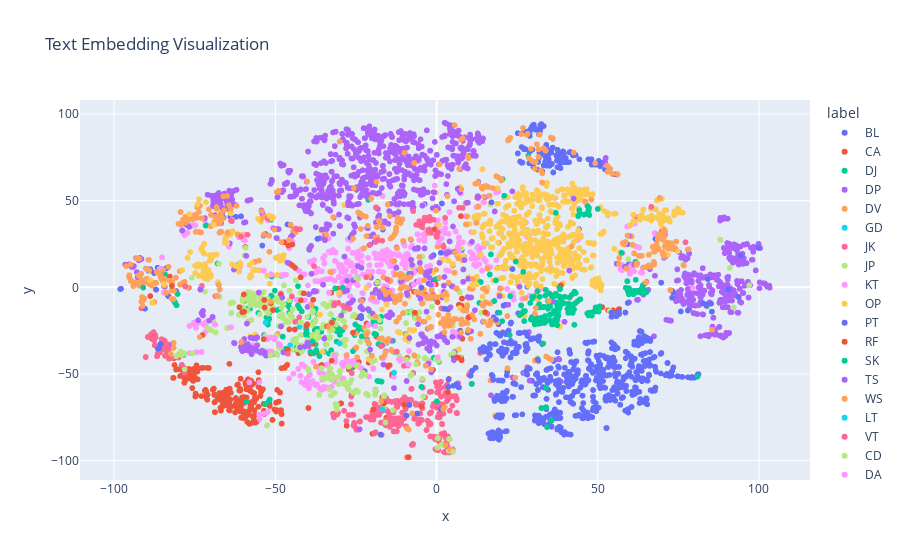

The notebook cell this image was saved under:
### Code cell
fig = px.scatter(
    tsne_df, x='x', y='y',
    color='label',
    title = 'Text Embedding Visualization'
)
fig.show()

### Figure 1 — Plotly figure (JSON) as saved in the notebook; plotly's stock layout.template omitted (floating-point values rounded to 4 significant figures; data arrays with more than 128 entries replaced by an {"elided": "..."} marker saying what was removed)
{"data": [{"hovertemplate": "label=BL<br>x=%{x}<br>y=%{y}<extra></extra>", "legendgroup": "BL", "marker": {"color": "#636efa", "symbol": "circle"}, "mode": "markers", "name": "BL", "showlegend": true, "type": "scattergl", "x": {"elided": "219 float values"}, "xaxis": "x", "y": {"elided": "219 float values"}, "yaxis": "y"}, {"hovertemplate": "label=CA<br>x=%{x}<br>y=%{y}<extra></extra>", "legendgroup": "CA", "marker": {"color": "#EF553B", "symbol": "circle"}, "mode": "markers", "name": "CA", "showlegend": true, "type": "scattergl", "x": {"elided": "335 float values"}, "xaxis": "x", "y": {"elided": "335 float values"}, "yaxis": "y"}, {"hovertemplate": "label=DJ<br>x=%{x}<br>y=%{y}<extra></extra>", "legendgroup": "DJ", "marker": {"color": "#00cc96", "symbol": "circle"}, "mode": "markers", "name": "DJ", "showlegend": true, "type": "scattergl", "x": {"elided": "188 float values"}, "xaxis": "x", "y": {"elided": "188 float values"}, "yaxis": "y"}, {"hovertemplate": "label=DP<br>x=%{x}<br>y=%{y}<extra></extra>", "legendgroup": "DP", "marker": {"color": "#ab63fa", "symbol": "circle"}, "mode": "markers", "name": "DP", "showlegend": true, "type": "scattergl", "x": {"elided": "418 float values"}, "xaxis": "x", "y": {"elided": "418 float values"}, "yaxis": "y"}, {"hovertemplate": "label=DV<br>x=%{x}<br>y=%{y}<extra></extra>", "legendgroup": "DV", "marker": {"color": "#FFA15A", "symbol": "circle"}, "mode": "markers", "name": "DV", "showlegend": true, "type": "scattergl", "x": [0.2882, 5.095, -46.24, 9.071, -49.27, 11.68, 9.01, 60.5, 11.68, 1.597, -25.05, 20.97, 1.599, 21.01, -5.109, -28.4, -38.56, -22.44, -0.9535], "xaxis": "x", "y": [23.42, 12.52, -44.48, 40.95, -26.83, -18.49, 48.67, 29.36, -18.49, 24.15, -26.68, 11.24, 24.1, 12.24, 35.58, -22.94, -14.67, -23.19, 31.31], "yaxis": "y"}, {"hovertemplate": "label=GD<br>x=%{x}<br>y=%{y}<extra></extra>", "legendgroup": "GD", "marker": {"color": "#19d3f3", "symbol": "circle"}, "mode": "markers", "name": "GD", "showlegend": true, "type": "scattergl", "x": [-53.0, -62.85, -34.97, -45.38, -42.5], "xaxis": "x", "y": [-20.37, -32.03, -37.04, -33.38, -22.81], "yaxis": "y"}, {"hovertemplate": "label=JK<br>x=%{x}<br>y=%{y}<extra></extra>", "legendgroup": "JK", "marker": {"color": "#FF6692", "symbol": "circle"}, "mode": "markers", "name": "JK", "showlegend": true, "type": "scattergl", "x": {"elided": "390 float values"}, "xaxis": "x", "y": {"elided": "390 float values"}, "yaxis": "y"}, {"hovertemplate": "label=JP<br>x=%{x}<br>y=%{y}<extra></extra>", "legendgroup": "JP", "marker": {"color": "#B6E880", "symbol": "circle"}, "mode": "markers", "name": "JP", "showlegend": true, "type": "scattergl", "x": {"elided": "327 float values"}, "xaxis": "x", "y": {"elided": "327 float values"}, "yaxis": "y"}, {"hovertemplate": "label=KT<br>x=%{x}<br>y=%{y}<extra></extra>", "legendgroup": "KT", "marker": {"color": "#FF97FF", "symbol": "circle"}, "mode": "markers", "name": "KT", "showlegend": true, "type": "scattergl", "x": {"elided": "706 float values"}, "xaxis": "x", "y": {"elided": "706 float values"}, "yaxis": "y"}, {"hovertemplate": "label=OP<br>x=%{x}<br>y=%{y}<extra></extra>", "legendgroup": "OP", "marker": {"color": "#FECB52", "symbol": "circle"}, "mode": "markers", "name": "OP", "showlegend": true, "type": "scattergl", "x": {"elided": "863 float values"}, "xaxis": "x", "y": {"elided": "863 float values"}, "yaxis": "y"}, {"hovertemplate": "label=PT<br>x=%{x}<br>y=%{y}<extra></extra>", "legendgroup": "PT", "marker": {"color": "#636efa", "symbol": "circle"}, "mode": "markers", "name": "PT", "showlegend": true, "type": "scattergl", "x": {"elided": "831 float values"}, "xaxis": "x", "y": {"elided": "831 float values"}, "yaxis": "y"}, {"hovertemplate": "label=RF<br>x=%{x}<br>y=%{y}<extra></extra>", "legendgroup": "RF", "marker": {"color": "#EF553B", "symbol": "circle"}, "mode": "markers", "name": "RF", "showlegend": true, "type": "scattergl", "x": [-8.617, -35.61, -44.59, -48.09, -44.7, -71.2, 7.55, -71.09, -25.91, -43.9, -45.62, -45.5, -10.08, -47.06, -1.095, -32.52, -38.19, -9.164, -72.6, -53.44, -46.1, -42.16, -47.16, -27.88, -46.38, -19.63, 10.1, -51.43, -28.64, -53.61, -41.2, -48.3, -60.19, -53.33, -7.228, -42.08, -38.25, -32.44, -33.93, -59.76, -14.6, -59.71, -40.12, -44.84, -38.28, -50.73, -16.31, -40.42, 38.59, -6.717, -43.94, 7.956, -61.09, -29.6, -4.69, 9.816, -16.79, -43.94, -32.44, 10.16, -39.73, -47.3, -27.17, -39.73, -15.12, -27.17, -45.64, -15.12, -45.95, -45.65, -0.6431], "xaxis": "x", "y": [-98.04, -44.83, 12.44, -46.69, 24.72, -64.66, 41.08, -64.85, -26.19, 11.29, 13.76, 13.62, -67.9, -46.56, -47.66, -42.29, -32.44, -40.88, -27.61, -7.307, -35.93, 5.754, -46.34, -79.85, -44.9, -70.49, -17.13, -9.173, -55.63, -29.94, -3.499, -3.917, -14.37, -11.69, -49.48, -7.48, -7.185, -20.43, -22.57, -4.116, -5.451, -14.08, -21.34, 12.78, -7.185, -13.13, -66.99, -22.28, 1.162, -14.64, -24.35, -29.53, -11.52, -66.97, -68.72, -17.54, -63.44, -24.35, -20.43, -17.08, -69.67, 25.95, -47.42, -69.68, -45.39, -47.42, -24.29, -45.3, 24.04, -24.29, 33.42], "yaxis": "y"}, {"hovertemplate": "label=SK<br>x=%{x}<br>y=%{y}<extra></extra>", "legendgroup": "SK", "marker": {"color": "#00cc96", "symbol": "circle"}, "mode": "markers", "name": "SK", "showlegend": true, "type": "scattergl", "x": {"elided": "245 float values"}, "xaxis": "x", "y": {"elided": "245 float values"}, "yaxis": "y"}, {"hovertemplate": "label=TS<br>x=%{x}<br>y=%{y}<extra></extra>", "legendgroup": "TS", "marker": {"color": "#ab63fa", "symbol": "circle"}, "mode": "markers", "name": "TS", "showlegend": true, "type": "scattergl", "x": {"elided": "1224 float values"}, "xaxis": "x", "y": {"elided": "1224 float values"}, "yaxis": "y"}, {"hovertemplate": "label=WS<br>x=%{x}<br>y=%{y}<extra></extra>", "legendgroup": "WS", "marker": {"color": "#FFA15A", "symbol": "circle"}, "mode": "markers", "name": "WS", "showlegend": true, "type": "scattergl", "x": {"elided": "620 float values"}, "xaxis": "x", "y": {"elided": "620 float values"}, "yaxis": "y"}, {"hovertemplate": "label=LT<br>x=%{x}<br>y=%{y}<extra></extra>", "legendgroup": "LT", "marker": {"color": "#19d3f3", "symbol": "circle"}, "mode": "markers", "name": "LT", "showlegend": true, "type": "scattergl", "x": [-16.78, -13.17, -30.06], "xaxis": "x", "y": [-70.36, -49.25, -32.45], "yaxis": "y"}, {"hovertemplate": "label=VT<br>x=%{x}<br>y=%{y}<extra></extra>", "legendgroup": "VT", "marker": {"color": "#FF6692", "symbol": "circle"}, "mode": "markers", "name": "VT", "showlegend": true, "type": "scattergl", "x": [-15.3, -18.75, -7.252, 7.073, 66.59, 77.22, 2.158, 2.175, 77.22, 15.74, 15.62, -42.34, -44.85, -42.33, -44.85, -43.14, -0.009519, 0.02608, 0.08655, -43.16, -20.84, -46.11, -5.85, -2.232, -18.22, -21.81, -2.134, -63.49, -2.574, -4.796, -30.51, -7.25, -6.331, -16.83, -1.792, 2.651, -30.43, -31.62, -4.399, -18.88, -2.636, -5.114, -31.8, -31.69, -26.29, -2.347, -3.36, -3.607, -3.274, -17.22, -4.33, -51.88, 8.153, -63.71, -43.64, -3.72, -3.047, -28.98, -28.89, -0.934, -26.29, -12.32, -2.13, -38.01, -4.238, -5.33, -77.98, -52.33, 0.446, -3.143, -2.56, -3.36, -3.203, -4.315, -58.62, -63.74, -2.535, -28.32, -26.98, -60.63], "xaxis": "x", "y": [4.595, 46.11, -49.57, 45.85, 46.45, 25.97, 23.29, 23.28, 25.97, -15.33, -15.17, 33.57, -5.247, 33.57, -5.247, 33.47, 29.94, 29.03, 29.1, 33.48, 24.33, -38.38, 36.06, 33.41, 27.26, 5.835, 40.65, 38.16, 33.13, 35.52, -8.988, 43.97, 36.02, 26.88, 31.4, 40.09, -9.002, -9.084, 34.67, 26.17, 39.98, 37.65, -10.3, -10.31, -49.48, 32.24, 38.6, 38.63, 38.68, -34.05, 36.92, 39.53, 45.82, 38.38, 33.93, 40.22, 39.94, -10.72, -10.79, 38.99, -49.48, -37.11, 38.35, 12.21, 37.18, 38.15, 0.4961, 39.92, 31.55, 38.99, 39.73, 38.6, 38.72, 37.02, 30.3, 38.34, 32.62, -11.86, -12.42, 29.28], "yaxis": "y"}, {"hovertemplate": "label=CD<br>x=%{x}<br>y=%{y}<extra></extra>", "legendgroup": "CD", "marker": {"color": "#B6E880", "symbol": "circle"}, "mode": "markers", "name": "CD", "showlegend": true, "type": "scattergl", "x": [-25.04, -27.09, -32.45, -32.21, -1.447, -29.88, -28.65, -26.4, -27.39, -28.29, -26.92, -23.39, -22.85, -51.51, -33.25, -27.32, -70.12, -26.38, -1.447, -22.97, -25.85, -78.16, -70.0, -52.5, -79.19, -18.33, -25.08, -8.112, -34.18, -34.34, -80.74, -80.72, -80.74, -21.46, -21.24, -19.05, -70.93, -7.709, -24.36, -20.03, -28.49, -32.89, -78.29, -70.09, -24.89, -25.93, -39.63, -39.85, -78.24, -39.77, -19.13, -79.3, -28.54, -30.49, -32.48, -30.09, -21.85, -80.74, -21.47, -19.04, -30.91, -31.63, -7.848, -24.8, -34.99, -9.291, -33.16, -68.58, -68.45, -24.89, -39.68, -36.4, -36.39, -31.64, -31.36, -31.11, 0.1857, -80.76, -30.97, -30.39, -18.99, -33.15, -31.62, -30.92, -33.81, -35.63, -75.78, -59.24, -24.8, 59.49, -34.99, 31.37, 5.142, -6.38, -31.07, -68.64, -27.22, -32.76, -16.26, -35.49, -32.48, -16.38, -32.38, -16.19, 5.253, -22.16], "xaxis": "x", "y": [5.681, -55.4, -53.41, -51.29, -11.27, -48.29, -55.44, -53.38, -58.69, -56.21, -55.38, -51.28, -49.17, -39.37, -58.9, -58.77, -24.51, -53.34, -11.27, -50.25, -60.73, -47.22, -24.71, -79.72, -39.0, 2.754, -60.19, -51.04, -52.51, -52.66, -39.64, -39.6, -39.64, -61.94, -62.4, -61.81, -23.48, -50.37, -60.33, -42.91, -54.82, -46.93, -38.02, -24.56, -59.4, -60.69, -47.88, -47.1, -38.32, -47.3, -42.21, -37.06, -55.34, -51.8, -52.48, -48.58, -61.5, -39.63, -61.85, -61.9, -67.62, -60.97, -50.63, -45.35, -52.41, -41.77, -46.92, -25.95, -26.06, -59.4, -47.66, -61.99, -61.99, -60.99, -67.32, -69.19, -8.317, -39.78, -70.59, -55.85, -62.06, -46.91, -60.89, -67.65, -50.83, -46.65, -38.15, 22.72, -45.35, 16.21, -52.44, -40.71, -94.94, -44.39, -68.75, -25.89, -45.88, -62.4, -62.87, -52.13, -62.23, -62.85, -50.28, -62.27, -37.88, -50.31], "yaxis": "y"}, {"hovertemplate": "label=DA<br>x=%{x}<br>y=%{y}<extra></extra>", "legendgroup": "DA", "marker": {"color": "#FF97FF", "symbol": "circle"}, "mode": "markers", "name": "DA", "showlegend": true, "type": "scattergl", "x": [-55.02, -52.34, -53.61, -58.07, -19.02, -21.06, -21.01], "xaxis": "x", "y": [-73.44, -71.86, -72.93, -54.83, -22.31, -21.79, -21.65], "yaxis": "y"}, {"hovertemplate": "label=DS<br>x=%{x}<br>y=%{y}<extra></extra>", "legendgroup": "DS", "marker": {"color": "#FECB52", "symbol": "circle"}, "mode": "markers", "name": "DS", "showlegend": true, "type": "scattergl", "x": [-74.18, -76.65, -69.09, -55.35, 3.108, -55.34, 2.99, -71.49, -51.6, -63.8, -51.91, -88.84, -72.08, -71.56, -48.61, -57.29, 11.25, -50.93, -74.9, 12.42, -50.92, -50.69, -51.02, -50.97, -88.22, -88.09, -63.17, -62.51, -61.19, -56.35, -73.65, -73.64, -68.24, -72.24, -72.24, -78.91, -72.0, -48.61, -16.94, -57.98, -76.43, -76.44, -77.24, -63.44, -48.11, -70.35, -69.79, -70.4, -70.41, -73.86, -73.46, -57.95, -76.43, -76.43, -77.24, -76.44, -57.54, -61.17, -56.64, -47.5, -73.0, -72.16, -72.85, -84.57, -72.16, -16.94, -61.2, -47.86, -70.31, -69.07, -69.37, -73.76, -57.54, -56.64, -47.5, -72.12, -72.8, -72.88, -57.54, -57.54, -57.53, -47.7, -72.34, -72.29, -57.54, -56.64, -61.2, -48.02, -70.31, -70.07, -69.37, -73.76, -57.54, -61.67, -56.9, -49.59, -60.77, -72.8, -72.88, -62.25, -57.89, -57.71, -60.69, -60.92, -30.32, 7.309, -61.2, -48.05, -48.53, -70.07, -65.61, -71.84, -65.51, -47.94, -64.89, -71.9, -52.49, 11.14, -48.83], "xaxis": "x", "y": [47.78, 42.18, 36.08, 39.51, -7.202, 9.929, -6.919, 49.14, 41.1, 42.54, 41.25, 4.212, 25.21, 49.08, 17.4, 13.96, 1.385, 40.66, 12.53, 1.623, 40.73, 40.47, 39.6, 39.55, -8.954, -8.914, 32.49, 12.36, 9.076, 10.25, 50.68, 50.66, 18.87, 19.8, 19.8, 9.899, 19.32, 17.4, -12.91, 12.8, 20.26, 20.26, 17.02, 13.36, 15.74, 18.33, 16.63, 15.34, 15.3, 12.65, 13.01, 12.85, 20.37, 20.29, 16.98, 20.31, 6.537, 9.144, 9.854, 16.77, 21.91, 24.66, 22.43, 1.886, 24.66, -12.91, 9.327, 15.94, 18.53, 18.7, 18.34, 12.64, 6.538, 9.854, 16.77, 24.65, 22.87, 21.8, 6.538, 6.537, 6.537, 16.71, 19.97, 19.81, 6.538, 9.854, 9.327, 15.76, 18.53, 15.53, 18.34, 12.64, 6.538, 12.11, 9.832, 17.04, 13.27, 22.87, 21.8, 12.24, 5.606, 7.008, 13.46, 14.04, -3.136, -40.48, 9.326, 15.57, 15.33, 15.69, 25.75, 13.42, 25.66, 15.79, 25.33, 12.88, 6.743, 1.217, 17.97], "yaxis": "y"}, {"hovertemplate": "label=HP<br>x=%{x}<br>y=%{y}<extra></extra>", "legendgroup": "HP", "marker": {"color": "#636efa", "symbol": "circle"}, "mode": "markers", "name": "HP", "showlegend": true, "type": "scattergl", "x": [65.16, 54.88, 47.0, 44.2, 37.96, 44.03, 55.95, 45.9, 28.13, 53.18, 53.34, 20.3, 40.14, 44.01, 52.31, 51.86, 50.12, 17.17, 35.41, 18.47, 47.09, 59.45, 49.8, 64.42, 37.71, 67.98, 46.16, 59.46, 65.09, -4.715, 61.34, 48.62, 94.36, -36.92, 40.96, 65.03, 19.06, 37.01, 59.45, 54.96, 58.88, 42.38, 48.42, 33.48, 20.17, 85.41, 17.61, 17.35, 71.64, 54.97, 99.81, 40.3, 31.36], "xaxis": "x", "y": [-64.67, -63.18, -75.62, -73.53, -66.25, -74.08, -58.66, -54.04, -50.38, -45.98, -45.98, -64.43, -63.45, -74.08, -58.05, -57.84, -40.09, -83.55, -76.92, -18.7, -31.82, -72.25, -40.41, -29.04, -45.62, -48.11, -31.97, -72.27, -28.93, -0.1178, -61.25, -65.74, 18.23, 27.94, -54.26, -64.11, -73.76, -49.62, -72.25, -32.86, -59.85, -47.34, -31.49, -79.06, -74.88, -14.08, -53.35, -51.2, -43.67, -32.89, 22.74, -54.63, -41.65], "yaxis": "y"}, {"hovertemplate": "label=BJ<br>x=%{x}<br>y=%{y}<extra></extra>", "legendgroup": "BJ", "marker": {"color": "#EF553B", "symbol": "circle"}, "mode": "markers", "name": "BJ", "showlegend": true, "type": "scattergl", "x": [3.555, 15.1, 6.657, 7.755, -31.41, -82.05, 0.3032, 7.753, 6.353, 6.855], "xaxis": "x", "y": [-60.52, -14.38, -40.71, -42.09, -0.6576, 0.7612, -8.577, -42.09, -40.39, -40.72], "yaxis": "y"}, {"hovertemplate": "label=BP<br>x=%{x}<br>y=%{y}<extra></extra>", "legendgroup": "BP", "marker": {"color": "#00cc96", "symbol": "circle"}, "mode": "markers", "name": "BP", "showlegend": true, "type": "scattergl", "x": [33.97, 33.02, 80.99, 32.51, 34.0, -31.46, -90.94, 34.26, 32.64, 33.97, 35.68], "xaxis": "x", "y": [-58.0, -32.45, -51.38, -69.65, -69.16, -0.658, -0.1649, -80.68, -69.67, -69.29, -76.9], "yaxis": "y"}], "layout": {"legend": {"title": {"text": "label"}, "tracegroupgap": 0}, "title": {"text": "Text Embedding Visualization"}, "xaxis": {"anchor": "y", "domain": [0, 1], "title": {"text": "x"}}, "yaxis": {"anchor": "x", "domain": [0, 1], "title": {"text": "y"}}}}
